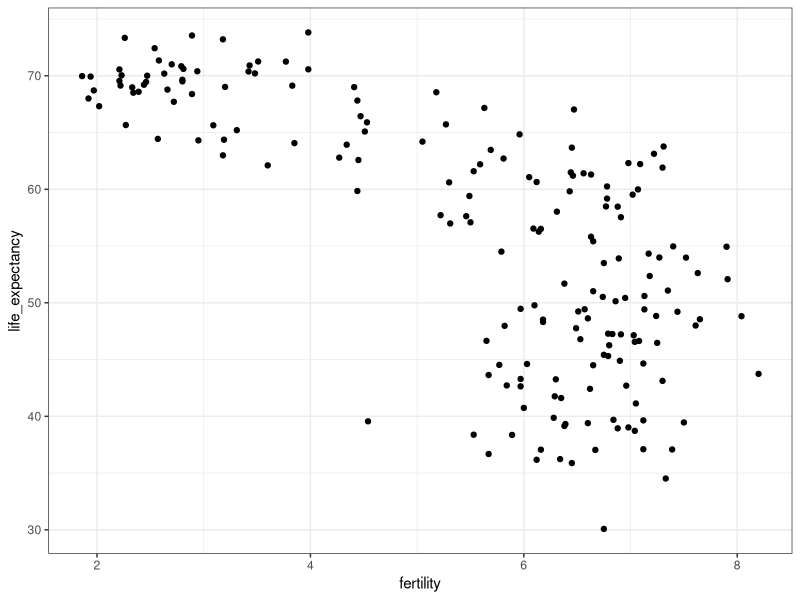
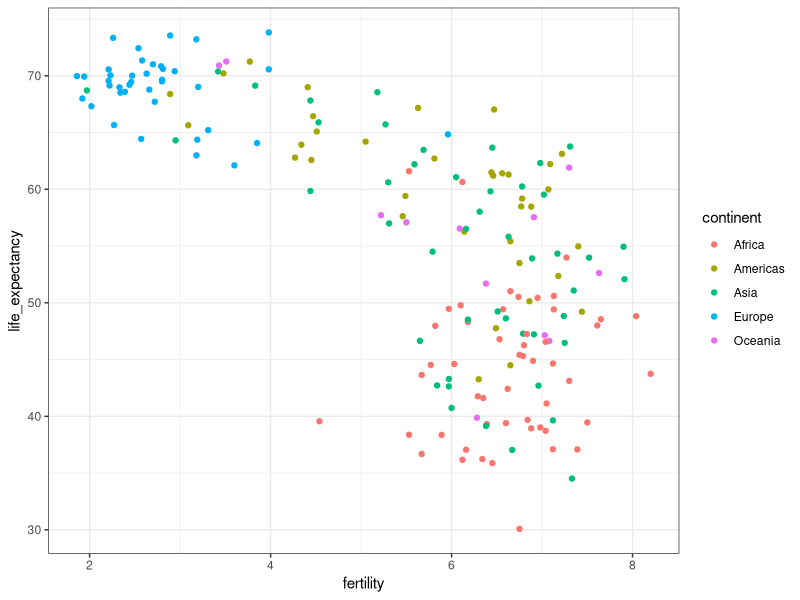
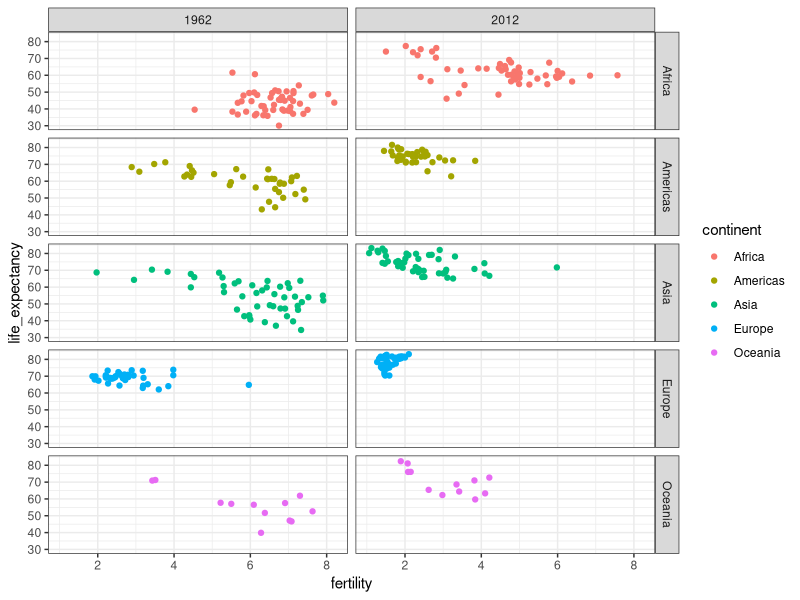
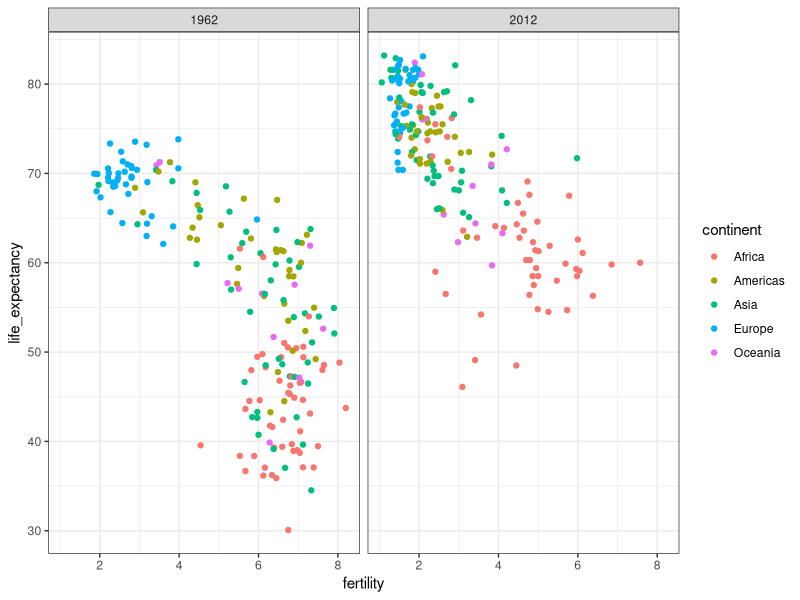
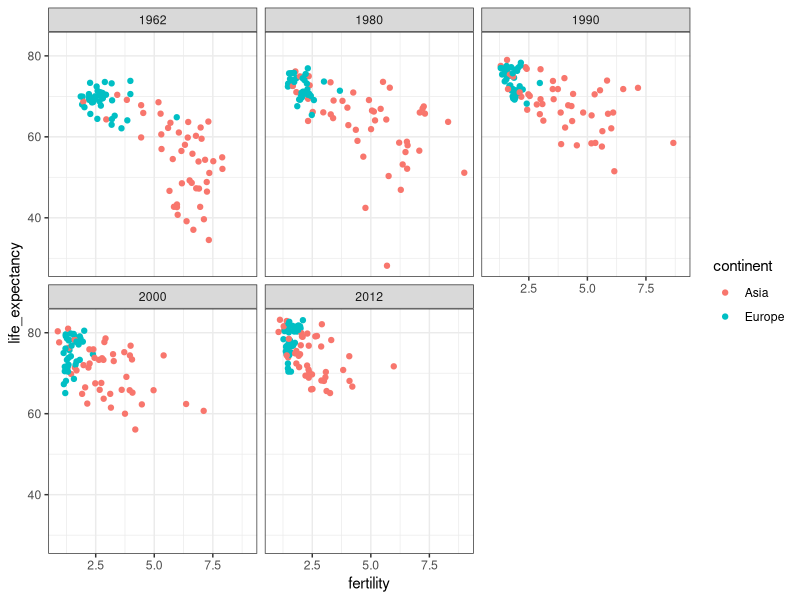
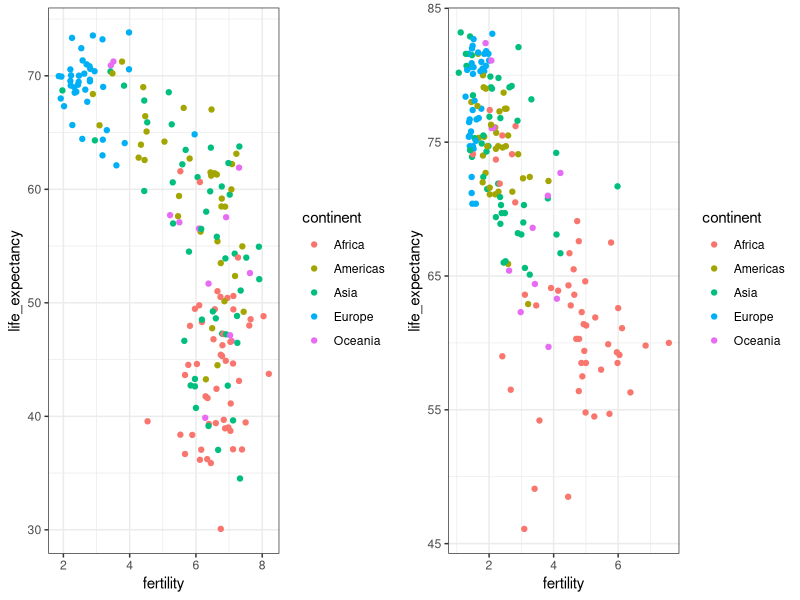
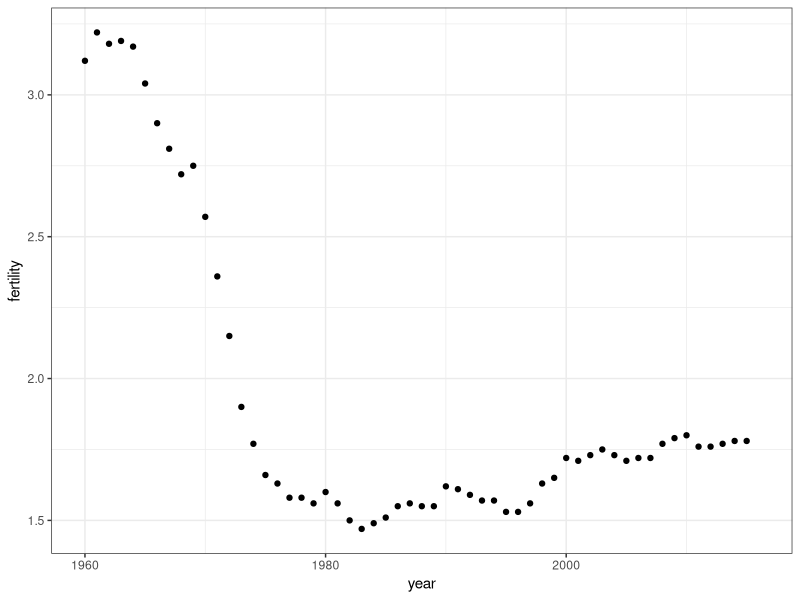
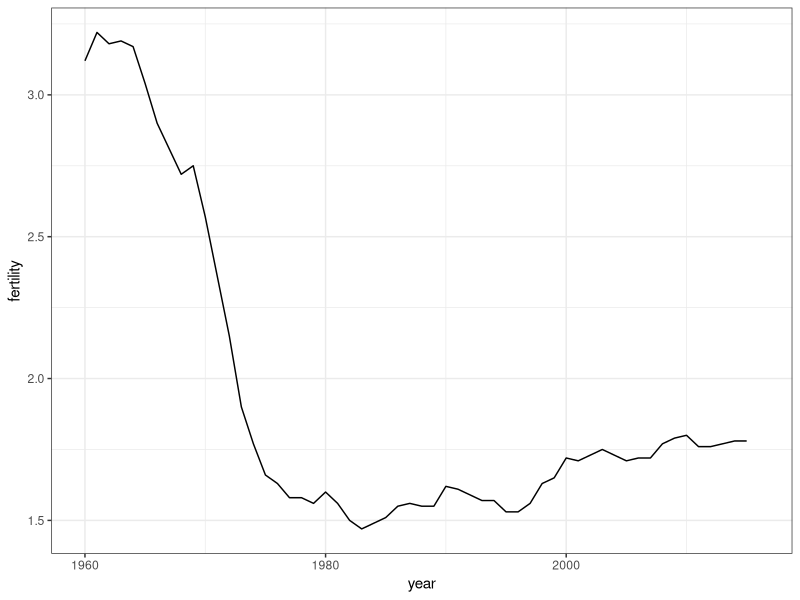

Source code (R) for these figures, in order:
## ---- chunk 1
library(dslabs)
data(gapminder)
head(gapminder)
## ---- chunk 2
library(tidyverse)
gapminder %>% 
  filter(year == 2015 & country %in% c("Sri Lanka","Turkey")) %>% 
  select(country, infant_mortality)
## ---- chunk 3
comp_table <- data_frame(comparison = rep(1:5, each = 2),
           country = c("Sri Lanka", "Turkey", "Poland", "South Korea", "Malaysia", "Russia", "Pakistan","Vietnam","Thailand","South Africa"))

tmp <- gapminder %>% 
  filter(year == 2015) %>% 
  select(country, infant_mortality) %>% 
  mutate(country = as.character(country)) ##to match characters to characters
  
tab <- inner_join(comp_table, tmp, by = "country") %>% select(-comparison)
  
bind_cols(slice(tab,seq(1,9,2)), slice(tab,seq(2,10,2))) %>% knitr::kable()
## ---- chunk 4
ds_theme_set()

filter(gapminder, year==1962) %>%
  ggplot( aes(fertility, life_expectancy)) +
  geom_point()
## ---- chunk 5
filter(gapminder, year==1962) %>%
  ggplot( aes(fertility, life_expectancy, color = continent)) +
  geom_point() 
## ---- chunk 6
filter(gapminder, year%in%c(1962, 2012)) %>%
  ggplot(aes(fertility, life_expectancy, col = continent)) +
  geom_point() +
  facet_grid(continent~year)
## ---- chunk 7
filter(gapminder, year%in%c(1962, 2012)) %>%
  ggplot(aes(fertility, life_expectancy, col = continent)) +
  geom_point() +
  facet_grid( . ~ year)
## ---- chunk 8
years <- c(1962, 1980, 1990, 2000, 2012)
continents <- c("Europe", "Asia")
gapminder %>% 
  filter(year %in% years & continent %in% continents) %>%
  ggplot( aes(fertility, life_expectancy, col = continent)) +
  geom_point() +
  facet_wrap(~year) 
## ---- chunk 9
library(gridExtra)
p1 <- filter(gapminder, year == 1962) %>%
  ggplot(aes(fertility, life_expectancy, col = continent)) +
  geom_point() 
p2 <- filter(gapminder, year == 2012) %>%
  ggplot(aes(fertility, life_expectancy, col = continent)) +
  geom_point() 
grid.arrange(p1, p2, ncol = 2)
## ---- chunk 10
gapminder %>% filter(country == "Netherlands") %>% 
  ggplot(aes(year,fertility)) +
  geom_point()
## ---- chunk 11
gapminder %>% filter(country == "Netherlands") %>% 
  ggplot(aes(year,fertility)) +
  geom_line()
## ---- chunk 12
countries <- c("South Korea","Netherlands")
gapminder %>% filter(country %in% countries) %>% 
  ggplot(aes(year,fertility)) +
  geom_line()
## ---- chunk 13
countries <- c("South Korea","Netherlands")
gapminder %>% filter(country %in% countries) %>% 
  ggplot(aes(year,fertility, group = country)) +
  geom_line()
## ---- chunk 14
countries <- c("South Korea","Netherlands")
gapminder %>% filter(country %in% countries) %>% 
  ggplot(aes(year,fertility, col = country)) +
  geom_line()
## ---- chunk 15
labels <- data.frame(country = countries, x = c(1975,1965), y = c(60,72))

gapminder %>% filter(country %in% countries) %>% 
  ggplot(aes(year, life_expectancy, col = country)) +
  geom_line() +
  geom_text(data = labels, aes(x, y, label = country), size = 5) + theme(legend.position = "none")
## ---- chunk 16
gapminder <- gapminder %>% 
  mutate(dollars_per_day = gdp/population/365)
## ---- chunk 17
past_year <- 1970
gapminder %>% 
  filter(year == past_year & !is.na(gdp)) %>%
  ggplot(aes(dollars_per_day)) + 
  geom_histogram(binwidth = 1, color = "black")
## ---- chunk 18
gapminder %>% 
  filter(year == past_year & !is.na(gdp)) %>%
  ggplot(aes(log2(dollars_per_day))) + 
  geom_histogram(binwidth = 1, color = "black")
## ---- chunk 19
gapminder %>% filter(year == past_year) %>%
  ggplot(aes(log10(population))) +
  geom_histogram(binwidth = 0.5, color = "black")
## ---- chunk 20
gapminder %>% 
  filter(year == past_year & !is.na(gdp)) %>%
  ggplot(aes(dollars_per_day)) + 
  geom_histogram(binwidth = 1, color = "black") +
  scale_x_continuous(trans = "log2")
## ---- chunk 21
length(levels(gapminder$region))
## ---- chunk 22
p <- gapminder %>% 
  filter(year == past_year & !is.na(gdp)) %>%
  ggplot(aes(region, dollars_per_day)) 
p + geom_boxplot() 
## ---- chunk 23
p + geom_boxplot() +
  theme(axis.text.x = element_text(angle = 90, hjust = 1))
## ---- chunk 24
fac <- factor(c("Asia", "Asia", "West", "West", "West"))
levels(fac)

value <- c(10, 11, 12, 6, 4)
fac <- reorder(fac, value, FUN = mean)
levels(fac)
## ---- chunk 25
p <- gapminder %>% 
  filter(year == past_year & !is.na(gdp)) %>%
  mutate(region = reorder(region, dollars_per_day, FUN = median)) %>%
  ggplot(aes(region, dollars_per_day, fill = continent)) +
  geom_boxplot() +
  theme(axis.text.x = element_text(angle = 90, hjust = 1)) +
  xlab("")
p
## ---- chunk 26
p + scale_y_continuous(trans = "log2")
## ---- chunk 27
p + scale_y_continuous(trans = "log2") + geom_point(show.legend = FALSE) 
## ---- chunk 28
west <- c("Western Europe","Northern Europe","Southern Europe",
          "Northern America","Australia and New Zealand")
## ---- chunk 29
gapminder %>% 
  filter(year == past_year & !is.na(gdp)) %>%
  mutate(group = ifelse(region%in%west, "West", "Developing")) %>%
  ggplot(aes(dollars_per_day)) +
  geom_histogram(binwidth = 1, color = "black") +
  scale_x_continuous(trans = "log2") + 
  facet_grid(. ~ group)
## ---- chunk 30
past_year <- 1970
present_year <- 2010
gapminder %>% 
  filter(year %in% c(past_year, present_year) & !is.na(gdp)) %>%
  mutate(group = ifelse(region%in%west, "West", "Developing")) %>%
  ggplot(aes(dollars_per_day)) +
  geom_histogram(binwidth = 1, color = "black") +
  scale_x_continuous(trans = "log2") + 
  facet_grid(year ~ group)
## ---- chunk 31
country_list_1 <- gapminder %>% 
  filter(year == past_year & !is.na(dollars_per_day)) %>% .$country

country_list_2 <- gapminder %>% 
  filter(year == present_year & !is.na(dollars_per_day)) %>% .$country
      
country_list <- intersect(country_list_1, country_list_2)
## ---- chunk 32
gapminder %>% 
  filter(year %in% c(past_year, present_year) & country %in% country_list) %>%
  mutate(group = ifelse(region%in%west, "West", "Developing")) %>%
  ggplot(aes(dollars_per_day)) +
  geom_histogram(binwidth = 1, color = "black") +
  scale_x_continuous(trans = "log2") + 
  facet_grid(year ~ group)
## ---- chunk 33
p <- gapminder %>% 
  filter(year %in% c(past_year, present_year) & country %in% country_list) %>%
  mutate(region = reorder(region, dollars_per_day, FUN = median)) %>%
  ggplot() +
  theme(axis.text.x = element_text(angle = 90, hjust = 1)) +
  xlab("") +
  scale_y_continuous(trans = "log2")  
## ---- chunk 34
p + geom_boxplot(aes(region, dollars_per_day, fill = continent)) +
  facet_grid(year~.)
## ---- chunk 35
p + geom_boxplot(aes(region, dollars_per_day, fill = factor(year)))
## ---- chunk 36
gapminder %>% 
  filter(year %in% c(past_year, present_year) & country %in% country_list) %>%
  mutate(year = ifelse(year == past_year, "past", "present")) %>%
  select(country, region, continent, year, dollars_per_day) %>%
  spread(year, dollars_per_day)  %>%
  mutate(difference = present/past) %>%
  mutate(region = reorder(region, difference, FUN = median)) %>%
  ggplot(aes(region,  difference, fill = factor(continent))) +
  geom_boxplot() + 
  geom_point(show.legend = FALSE) +
  theme(axis.text.x = element_text(angle = 90, hjust = 1)) +
  xlab("") + ylab(paste("Fold Increase Between", past_year, "and", present_year)) +
  scale_y_continuous(trans = "log2")  
## ---- chunk 37
gapminder %>% 
  filter(year %in% c(past_year, present_year) & country %in% country_list) %>%
  ggplot(aes(dollars_per_day)) +
  geom_density(fill = "grey") + 
  scale_x_continuous(trans = "log2") + 
  facet_grid(year~.)
## ---- chunk 38
gapminder %>% 
  filter(year == past_year & country %in% country_list) %>%
  mutate(group = ifelse(region %in% west, "West", "Developing")) %>% group_by(group) %>% 
  summarize(n=n()) %>% knitr::kable()
## ---- chunk 39
gapminder %>% 
  filter(year %in% c(past_year, present_year) & country %in% country_list) %>%
  mutate(group = ifelse(region %in% west, "West", "Developing")) %>%
  ggplot(aes(dollars_per_day, fill = group)) +
  scale_x_continuous(trans = "log2") +
  geom_density(alpha = 0.2) + 
  facet_grid(year ~ .)
## ---- chunk 40
p <- gapminder %>% 
  filter(year %in% c(past_year, present_year) & country %in% country_list) %>%
  mutate(group = ifelse(region %in% west, "West", "Developing")) %>%
  ggplot(aes(dollars_per_day, y = ..count.., fill = group)) +
  scale_x_continuous(trans = "log2")

p + geom_density(alpha = 0.2) + facet_grid(year ~ .)
## ---- chunk 41
p + geom_density(alpha = 0.2, bw = 0.75) + facet_grid(year ~ .)
## ---- chunk 42
gapminder <- gapminder %>% 
  mutate(group = case_when(
    .$region %in% west ~ "West",
    .$region %in% c("Eastern Asia", "South-Eastern Asia") ~ "East Asia",
    .$region %in% c("Caribbean", "Central America", "South America") ~ "Latin America",
    .$continent == "Africa" & .$region != "Northern Africa" ~ "Sub-Saharan Africa",
    TRUE ~ "Others"))
## ---- chunk 43
gapminder <- gapminder %>% 
  mutate(group = factor(group, levels = c("Others", "Latin America", "East Asia","Sub-Saharan Africa", "West")))
## ---- chunk 44
p <- gapminder %>% 
    filter(year %in% c(past_year, present_year) & country %in% country_list) %>%
  ggplot(aes(dollars_per_day, y = ..count.., fill = group, color = group)) +
  scale_x_continuous(trans = "log2")

p + geom_density(alpha = 0.2, bw = 0.75, size = 2) + facet_grid(year ~ .)
## ---- chunk 45
p + geom_density(alpha = 0.2, bw = 0.75, position = "stack") + facet_grid(year ~ .)
## ---- chunk 46
gapminder %>% 
    filter(year %in% c(past_year, present_year) & country %in% country_list) %>%
  group_by(year) %>%
  mutate(weight = population/sum(population)*2) %>%
  ungroup() %>%
  ggplot(aes(dollars_per_day, fill = group, weight = weight)) +
  scale_x_continuous(trans = "log2") + 
  geom_density(alpha = 0.2, bw = 0.75, position = "stack") + facet_grid(year
                                                                        
                                                                        ~ .) 
## ---- chunk 47
gapminder <- gapminder %>% 
  mutate(group = case_when(
    .$region %in% west ~ "The West",
    .$region %in% "Northern Africa" ~ "Northern Africa",
    .$region %in% c("Eastern Asia", "South-Eastern Asia") ~ "East Asia",
    .$region == "Southern Asia"~ "Southern Asia",
    .$region %in% c("Central America", "South America", "Caribbean") ~ "Latin America",
    .$continent == "Africa" & .$region != "Northern Africa" ~ "Sub-Saharan Africa",
    .$region %in% c("Melanesia", "Micronesia", "Polynesia") ~ "Pacific Islands"))
## ---- chunk 48
surv_income <- gapminder %>% 
  filter(year %in% present_year & !is.na(gdp) & !is.na(infant_mortality) & !is.na(group)) %>%
  group_by(group) %>%
  summarize(income = sum(gdp)/sum(population)/365,
            infant_survival_rate = 1-sum(infant_mortality/1000*population)/sum(population)) 

surv_income %>% arrange(income)
## ---- chunk 49
surv_income %>% ggplot(aes(income, infant_survival_rate, label = group, color = group)) +
  scale_x_continuous(trans = "log2", limits = c(0.25, 150)) +
  scale_y_continuous(trans = "logit", limit = c(0.875, .9981), 
                     breaks = c(.85,.90,.95,.99,.995,.998)) +
  geom_label(size = 3, show.legend = FALSE)
## ---- chunk 50
library(ggrepel)
highlight <- c("Sierra Leone", "Mauritius",  "Sudan", "Botswana", "Tunisia",
               "Cambodia","Singapore","Chile", "Haiti", "Bolivia",
               "United States","Sweden", "Angola", "Serbia")

gapminder %>% filter(year %in% present_year & !is.na(gdp) & !is.na(infant_mortality) & !is.na(group) ) %>%
  ggplot(aes(dollars_per_day, 1 - infant_mortality/1000, col = group, label = country)) +
  scale_x_continuous(trans = "log2", limits=c(0.25, 150)) +
  scale_y_continuous(trans = "logit",limit=c(0.875, .9981),
                     breaks=c(.85,.90,.95,.99,.995,.998)) + 
  geom_point(alpha = 0.5, size = 3) +
  geom_text_repel(size = 4, show.legend = FALSE,
    data = filter(gapminder, year %in% present_year & country %in% highlight))
